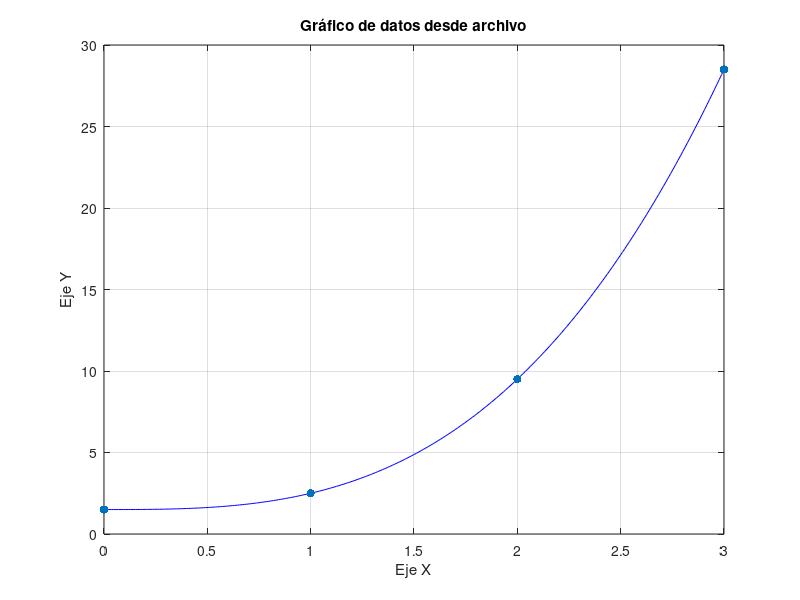

The MATLAB source for this figure:
datos = load('resultados.txt');
puntos = load('datos.txt');

x0 = puntos(1,1);
y0 = puntos(1,2);

x1 = puntos(2,1);
y1 = puntos(2,2);

x2 = puntos(3,1);
y2 = puntos(3,2);

x3 = puntos(4,1);
y3 = puntos(4,2);


x = datos(:,1);
y = datos(:,2);

% Graficar los datos
plot(x, y, 'b');
xlabel('Eje X');
ylabel('Eje Y');
title('Gráfico de datos desde archivo');
grid on;
hold on;

% Graficar los puntos adicionales
scatter([x0, x1, x2,x3], [y0, y1, y2, y3], 'filled', 'r');

% Opcional: Guardar la gráfica
print -dpng grafico_cubica.png;